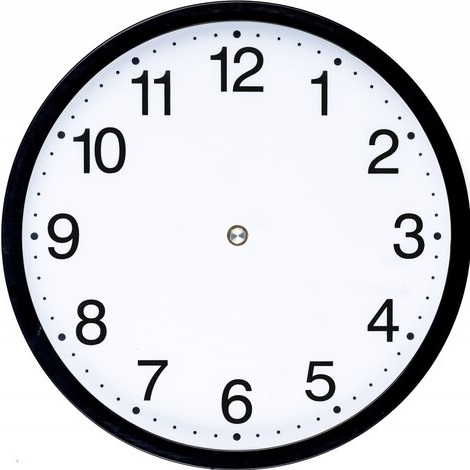
#> input picture clk_470x470.jpg, 470 x 470 px
$ python -i clockReading.py   (imports and definitions only)
#> lines starting #> are read from the running program, lines starting #| are printed output that depends on the picture; after the words box and inside, x2 and y2 are one past the last pixel; in counts of white or black regions, pixels touching at a corner belong together
### imageConsts.py
# Note - choosing an IMG width to small compared to the hand radii will
#        result in the code not working, as we need to be able to have different
#        rectangles around the clock center in which different handles fit in,
#        without the clock itself (numbers etc) appearing in it.
from enum import Enum

CLOCK_IMG_PATH = "clk_470x470.jpg"
IMG_WIDTH, IMG_HEIGHT = (800, 800)  # I assume the clock is symmetric

# Image shape is used by cv2 and is in the form (num_of_rows, num_of_columns, num_of_channels)
IMG_SHAPE = (IMG_HEIGHT, IMG_WIDTH, 3)  # 3 channels for RGB


# Note for the reviewer: The clock hands are short because
# I do not want them to overlap with numbers on the clock.
class HandRadii(Enum):
    @classmethod
    def list(cls):
        return list(map(lambda c: c.value, cls))

    SECONDS = 180
    MINS = 130
    HOURS = 80


# CLK_HAND_RADII = [180, 130, 80]
# NOTE for the reviewer:
# I initially tried having all the clock hands be black, as i believed it was
# more challenging and therefore more impressive. After some failures to read
# the time like that i realised my problem was that sometimes the shorter clock
# hand would be hidden under another longer clock hand, and in such cases
# it was impossible in some cases to tell the time accurately (you would
# have to guess under which hand the hidden hand is). This problem
# has many possible solutions, but given that I the task seemed to take longer
# than I had hoped I decided on the simpler solution. Had I understood this problem
# earlier I would have consulted you about this before choosing this (simpler) solution.
# If i were to make the longer clock hand the different color,
# I couldve made it overlap with the numbers, resulting in a more
# aesthetic clock.

CLK_BACKGROUND_COLOR = [255, 255, 255]

# NOTE: I wouldve made these an enum too, but they
#       have (0,0,0) or 15 multiple times,
#       which isnt supported in an enum.
# Hour, Minute, Second
CLK_HAND_COLORS = [(0, 0, 0), (0, 0, 0), (0, 0, 255)]
CLK_HAND_THICKNESS = [10, 15, 15]

### clockReading.py
import math
import time
from math import pi, atan2
from time import struct_time

import cv2 as cv
import numpy as np
import numpy.typing as npt

from imageConsts import IMG_WIDTH, IMG_HEIGHT, CLK_HAND_COLORS, HandRadii
from exceptions import InvalidListLengthsException

# Subtracting this number seems to help when both clock hands are near 0,
# in order to not mistake 59 for 00
MAGIC_FIX = 0.5


def _calc_dist(pt1: list[float, float], pt2: list[float, float]) -> float:
    """
    Calculate the distance between two points.
    :return: The euclidian distance between two points.
    """
    return math.sqrt(math.pow(pt1[0] - pt2[0], 2) +
                     math.pow(pt1[1] - pt2[1], 2)
                     )


def _calc_angle(pt1: list[float, float], pt2: list[float, float]) -> float:
    """
    Calculate the angle between two points, where 0 o-clock is 0 degrees.
    :return: The degree in radians
    """
    deg = (atan2(pt1[0] - pt2[0], pt1[1] - pt2[1]) + pi / 2) / 2 / pi * 60
    # in case our x,y is in the fourth quadrant of the xy plane (hours 9 - 12)
    # The above function doesn't work in this case as the atan returns a value
    # between -pi to -pi/2 and adding pi/2 to it still gives a negative value / coordinates_outside_the_hour_radius.
    if deg < 0:
        deg = (atan2(pt1[0] - pt2[0], pt1[1] - pt2[1]) +
               (3 * pi / 2)) / 2 / pi * 60 + 30
    return deg


def _is_coordinate_outside_seconds_hand_radius(cor: tuple[float, float]) -> float:
    """
    Check if a coordinate is inside the given radius of the seconds hand.
    Meaning - if you were to draw a circle around the center of the clock
    at the radius of the seconds hand, this would check if given coordinate
    is inside it.
    """
    img_center = (int(IMG_WIDTH / 2), int(IMG_HEIGHT / 2))
    return _calc_dist(cor, img_center) > HandRadii.SECONDS.value - 10


def _find_angles_in_radius(binary_image: npt.NDArray[np.int_]) -> list[float]:
    """
    Finds the angles of all the clock hands inside the given black-white image.
    :param binary_image: the black-white image.
    :return: A list of hours on the clock (in the range 0 to 60)
    """
    # make the clock hands white for the mask
    sub_image = cv.bitwise_not(binary_image)
    center = (int(IMG_WIDTH / 2), int(IMG_HEIGHT / 2))
    mask = np.zeros(sub_image.shape[:2], dtype="uint8")
    for i in HandRadii.list()[0:2]:
        cv.circle(mask, center, int(i), (255, 255, 255), 1)
    masked_image = cv.bitwise_and(sub_image, sub_image, mask=mask)
    indices = np.where(masked_image == [255])
    coordinates = list(zip(indices[0], indices[1]))

    read_second = None
    cor_of_read_second = center
    for cord in coordinates:
        if _is_coordinate_outside_seconds_hand_radius(cord):
            read_second = _calc_angle(cord, center)
            cor_of_read_second = cord

    best_min_found_angle = None
    best_min_found_cor = None
    for cord in coordinates:
        if (not _is_coordinate_outside_seconds_hand_radius(cord)
                and not (_calc_dist(cord, center) < HandRadii.HOURS.value + 10)):
            fmin = _calc_angle(cord, center)
            if best_min_found_angle is None:
                best_min_found_angle = fmin
                best_min_found_cor = cord
            elif _calc_dist(best_min_found_cor, cor_of_read_second) < _calc_dist(cord, cor_of_read_second):
                best_min_found_angle = fmin
                best_min_found_cor = cord

    if read_second < 30:
        best_min_found_angle = math.ceil(best_min_found_angle - MAGIC_FIX) % 60
    else:
        best_min_found_angle = math.floor(best_min_found_angle - MAGIC_FIX) % 60

    return [0, best_min_found_angle, read_second]


def find_hour_red(image: npt.NDArray[np.int_]) -> float:
    """
    Find the hour displayed in the clock image, based on the fact
    the hour hand is red.
    :param image: A RGB color image.
    :return: The hour displayed by the clock.
    """
    cntr = (int(IMG_WIDTH / 2), int(IMG_HEIGHT / 2))
    X, Y = np.where(np.all(image == CLK_HAND_COLORS[2], axis=2))
    avg_y = sum(Y) / len(Y)
    avg_x = sum(X) / len(X)
    return _calc_angle((avg_x, avg_y), cntr)


def _find_furthest_number_between_lists(large_list: list[float], small_list: list[float]) -> float:
    """
    Receives angles of m (in large) and n (in small) clock hand angles,
    and guesses the one that is most likely unique to the large list.
    This is needed because the same clock hand has a little bit different
    of an angle depending on the radius you calculate it at.
    :param large_list: A list of m angles.
    :param small_list: A list of n<m angles.
    :return: The angles unique to the large list.
    """
    if len(large_list) <= len(small_list):
        raise InvalidListLengthsException("Invalid lengths. small={} large={}".format(
            len(small_list), len(large_list))
        )
    best_diff = -1
    best_value = None
    for angle in large_list:
        min_diff = -1
        for small in small_list:
            if min_diff == -1 or abs(small - angle) < min_diff:
                min_diff = abs(small - angle)
        if best_diff == -1 or min_diff > best_diff:
            best_diff = min_diff
            best_value = angle
    return best_value


def read_the_time(img: npt.NDArray[np.int_]) -> struct_time:
    """
    Receives an image generated by generate_clock_image and returns the time
    shown by the clock.

    :param img: An image that was generated by generate_clock_image.
    :return: The time the clock in the image was displaying.
    :remarks: There could be a problem of interference between
             the background of the clock and the clock hands.
             The solutions I thought of are to change the color
             of the clock (not the hands) to be less black,
             and so they'll be removed when changing into bw image.
             This seemed like a "cheat" solution,
             So didn't do this, I ended up needing at least
             2 of the clock hands to be smaller much than the numbers
             in radius so there exists a square around the center
             where only 1 clock hand appear but there is no numbers
             in it. This seems like a "cheat" solution also in hindsight.
    """
    ret, bw_img = cv.threshold(img, 127, 255, cv.THRESH_BINARY)
    found = _find_angles_in_radius(bw_img)
    found[0] = round((find_hour_red(img) - (found[1] / 12)) / 5)
    return time.strptime("{} {} {}".format(
        int(found[0]), int(found[1]), int(found[2])
    ), "%H %M %S")

>>> import cv2
>>> picture = cv2.imread('clk_470x470.jpg')
#> picture is the input picture: shape (470, 470, 3); mean B, G, R 211.9, 207.8, 206.6
>>> result = read_the_time(picture)
#> in read_the_time, `ret, bw_img = cv.threshold(img, 127, 255, cv.THRESH_BINARY)`:
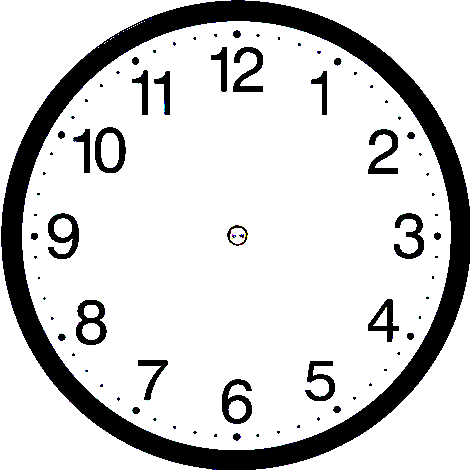
#> bw_img: shape (470, 470, 3); mean B, G, R 212, 211.8, 211.8
#> in _find_angles_in_radius, `sub_image = cv.bitwise_not(binary_image)`:
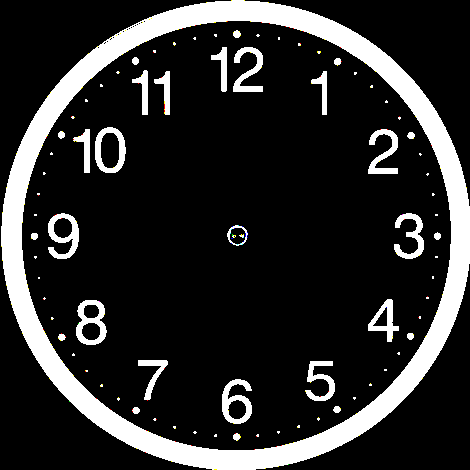
#> sub_image: shape (470, 470, 3); mean B, G, R 43, 43.2, 43.2
#> after the loop in _find_angles_in_radius, `for i in HandRadii.list()[0:2]:`:
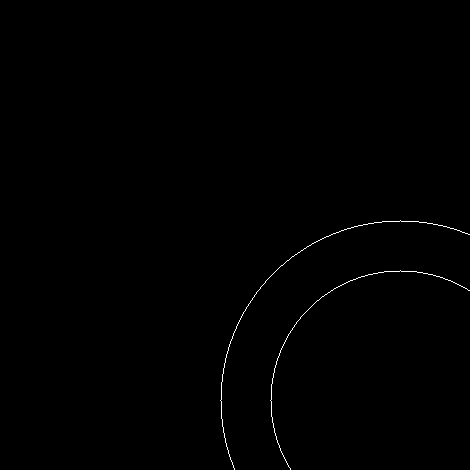
#> mask: shape (470, 470); 0.32% white in thin lines or dots, all inside (x1, y1, x2, y2) = (220, 220, 470, 470)
#> in _find_angles_in_radius, `masked_image = cv.bitwise_and(sub_image, sub_image, mask=mask)`:
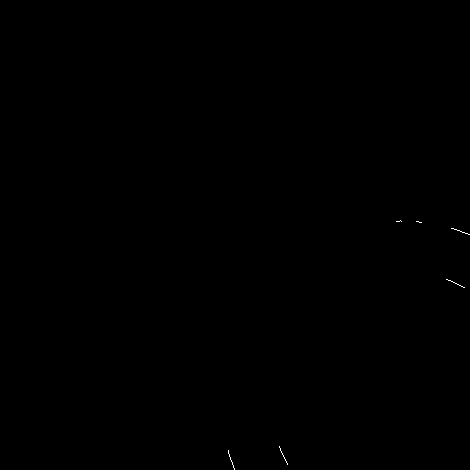
#> masked_image: shape (470, 470, 3); 0.04% white in thin lines or dots, all inside (x1, y1, x2, y2) = (228, 220, 470, 470)
#> in _find_angles_in_radius, `coordinates = list(zip(indices[0], indices[1]))`: coordinates = 267 pairs, first value 220 to 469, second value 228 to 469
#> the loop in _find_angles_in_radius, `for cord in coordinates:` made 267 passes
#> (read_second, cor_of_read_second) on passes 1 to 12: (0, (220, 400)), (0, (220, 400)), (0, (220, 400)), (59.79, (221, 396)), (59.79, (221, 396)), (59.79, (221, 396)), (59.84, (221, 397)), (59.84, (221, 397)), (59.84, (221, 397)), (59.89, (221, 398)), (59.89, (221, 398)), (59.89, (221, 398))
#> (read_second, cor_of_read_second) on passes 61 to 66: (3.19, (230, 459)), (3.19, (230, 459)), (3.19, (230, 459)), (3.26, (231, 460)), (3.26, (231, 460)), (3.26, (231, 460))
#> the loop in _find_angles_in_radius, `for cord in coordinates:` made 267 passes
#> (fmin, best_min_found_angle, best_min_found_cor) on passes 94, 97, 100, 103, 106, 109, 112, 115, 118, 121, 124, 127: (3.47, 3.47, (279, 446)), (3.54, 3.54, (279, 447)), (3.63, 3.63, (280, 448)), (3.7, 3.7, (280, 449)), (3.77, 3.77, (280, 450)), (3.87, 3.87, (281, 451)), (3.93, 3.93, (281, 452)), (4.03, 4.03, (282, 453)), (4.1, 4.1, (282, 454)), (4.2, 4.2, (283, 455)), (4.26, 4.26, (283, 456)), (4.36, 4.36, (284, 457))
#> fmin on passes 95, 96, 98, 99, 101, 102: 3.47, 3.47, 3.54, 3.54, 3.63, 3.63
#> after the loop in _find_angles_in_radius, `for cord in coordinates:`: best_min_found_angle = 4.92; best_min_found_cor = (287, 464)
#> in _find_angles_in_radius, `best_min_found_angle = math.floor(best_min_found_angle - MAGIC_FIX) % 60`: best_min_found_angle = 4
#> in read_the_time, `found = _find_angles_in_radius(bw_img)`: found = [0, 4, 41.24]
#> in find_hour_red, `X, Y = np.where(np.all(image == CLK_HAND_COLORS[2], axis=2))`: X = empty array
#> (the run stopped early here; a loop or call above may not have finished)
